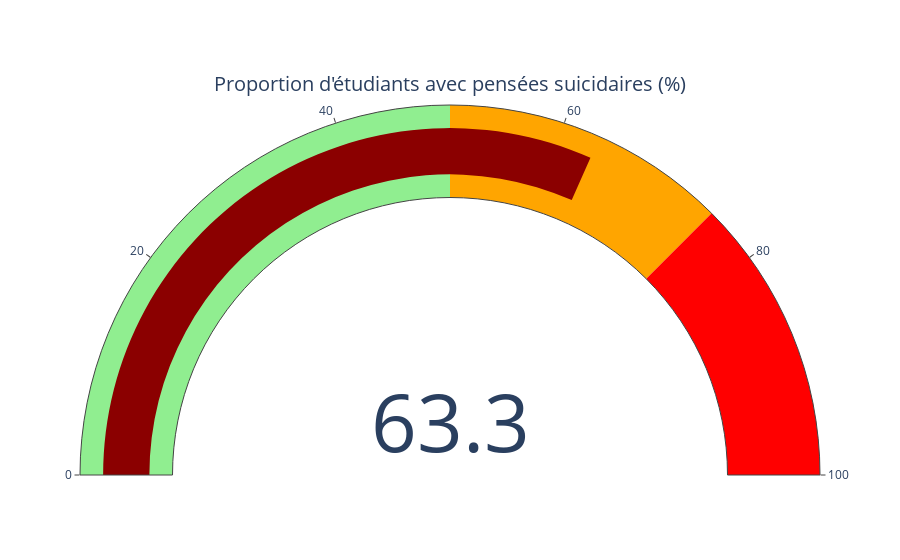

The cell this chart's notebook holds for it:
### Markdown cell above
## **KPI 5** - Proportion d'étudiants avec pensées suicidaires

### Méthodologie
- Utilisation d'une jauge interactive avec `plotly` pour visualiser la proportion d'étudiants ayant des pensées suicidaires.
- Cet indicateur permet de suivre l'ampleur de ce problème critique et d'adapter les stratégies d'intervention en conséquence.

### Code cell
import plotly.graph_objects as go

# Proportion d'étudiants avec pensées suicidaires
ratio_suicide = df_kpi_final['Pensées Suicidaires'].mean() * 100

# Graphique en jauge
fig = go.Figure(go.Indicator(
    mode="gauge+number",
    value=ratio_suicide,
    title={'text': "Proportion d'étudiants avec pensées suicidaires (%)"},
    gauge={
        'axis': {'range': [0, 100]},
        'bar': {'color': "darkred"},
        'steps': [
            {'range': [0, 50], 'color': "lightgreen"},
            {'range': [50, 75], 'color': "orange"},
            {'range': [75, 100], 'color': "red"}
        ],
    }
))

fig.show()

### Figure 1 — Plotly figure (JSON) as saved in the notebook; plotly's stock layout.template omitted (floating-point values rounded to 4 significant figures)
{"data": [{"gauge": {"axis": {"range": [0, 100]}, "bar": {"color": "darkred"}, "steps": [{"color": "lightgreen", "range": [0, 50]}, {"color": "orange", "range": [50, 75]}, {"color": "red", "range": [75, 100]}]}, "mode": "gauge+number", "title": {"text": "Proportion d'étudiants avec pensées suicidaires (%)"}, "type": "indicator", "value": 63.27}], "layout": {}}
